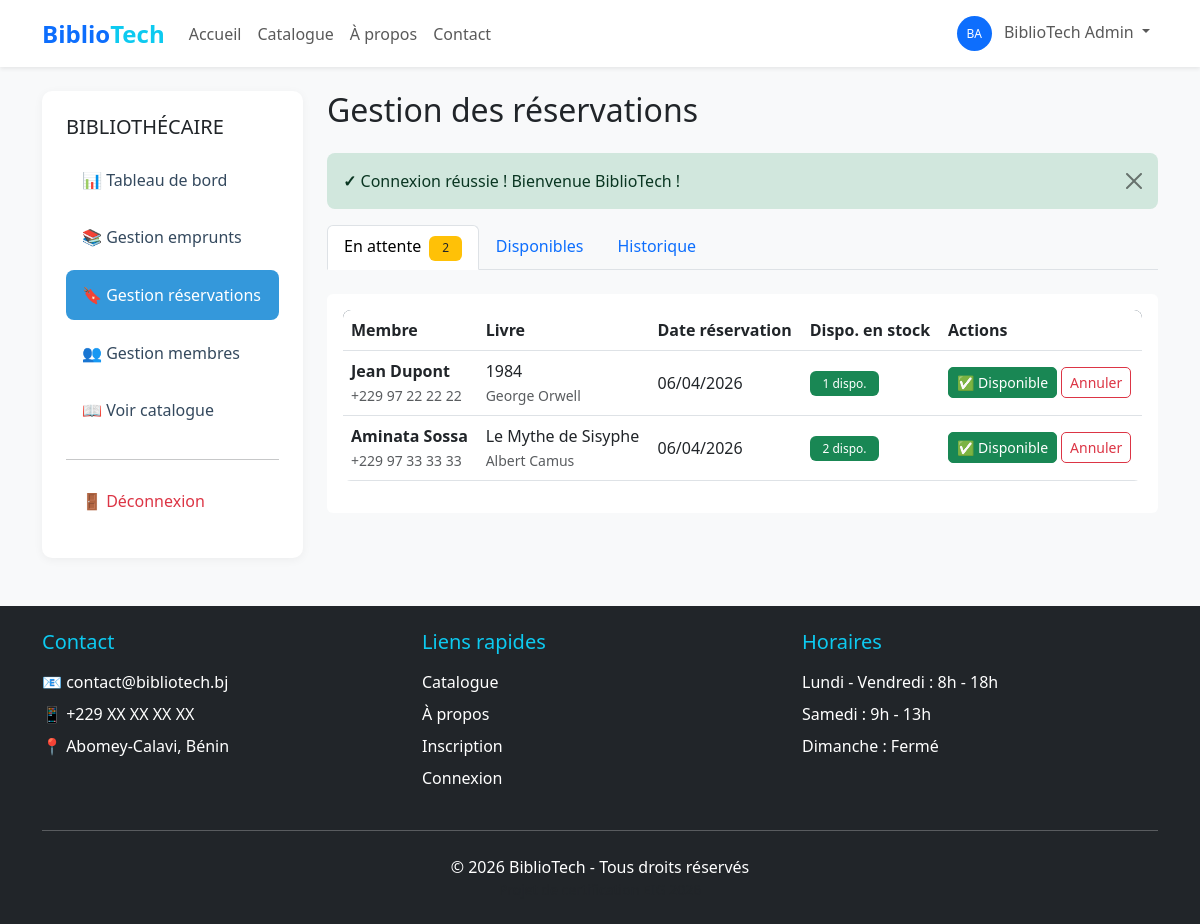
/frontend/bibliothecaire/reservations.php (signed in), run on the app's committed database.
### tables this page shows
CREATE TABLE reservations (
    id INT PRIMARY KEY AUTO_INCREMENT,
    utilisateur_id INT NOT NULL,
    livre_id INT NOT NULL,
    date_reservation DATETIME DEFAULT CURRENT_TIMESTAMP,
    statut ENUM('en_attente', 'disponible', 'annulee', 'traitee') DEFAULT 'en_attente',
    date_expiration DATE,  
    created_at TIMESTAMP DEFAULT CURRENT_TIMESTAMP,
    updated_at TIMESTAMP DEFAULT CURRENT_TIMESTAMP ON UPDATE CURRENT_TIMESTAMP,
    FOREIGN KEY (utilisateur_id) REFERENCES utilisateurs(id) ON DELETE CASCADE,
    FOREIGN KEY (livre_id) REFERENCES livres(id) ON DELETE CASCADE,
    INDEX idx_utilisateur (utilisateur_id),
    INDEX idx_livre (livre_id),
    INDEX idx_statut (statut)
);

CREATE TABLE utilisateurs (
    id INT PRIMARY KEY AUTO_INCREMENT,
    nom VARCHAR(100) NOT NULL,
    prenoms VARCHAR(100) NOT NULL,
    email VARCHAR(150) UNIQUE NOT NULL,
    telephone VARCHAR(20),
    adresse TEXT,
    mot_de_passe VARCHAR(255) NOT NULL,
    role ENUM('membre', 'bibliothecaire', 'admin') DEFAULT 'membre',
    statut ENUM('actif', 'inactif', 'en_attente') DEFAULT 'en_attente',
    date_inscription DATETIME DEFAULT CURRENT_TIMESTAMP,
    derniere_connexion DATETIME,
    created_at TIMESTAMP DEFAULT CURRENT_TIMESTAMP,
    updated_at TIMESTAMP DEFAULT CURRENT_TIMESTAMP ON UPDATE CURRENT_TIMESTAMP,
    INDEX idx_email (email),
    INDEX idx_role (role),
    INDEX idx_statut (statut)
);

CREATE TABLE livres (
    id INT PRIMARY KEY AUTO_INCREMENT,
    titre VARCHAR(255) NOT NULL,
    auteur VARCHAR(150) NOT NULL,
    isbn VARCHAR(20) UNIQUE,
    categorie_id INT NOT NULL,
    description TEXT,
    image_couverture VARCHAR(255),
    nombre_exemplaires INT DEFAULT 1,
    exemplaires_disponibles INT DEFAULT 1,
    date_ajout DATE DEFAULT (CURRENT_DATE),
    created_at TIMESTAMP DEFAULT CURRENT_TIMESTAMP,
    updated_at TIMESTAMP DEFAULT CURRENT_TIMESTAMP ON UPDATE CURRENT_TIMESTAMP,
    FOREIGN KEY (categorie_id) REFERENCES categories(id) ON DELETE RESTRICT,
    INDEX idx_titre (titre),
    INDEX idx_auteur (auteur),
    INDEX idx_isbn (isbn),
    INDEX idx_categorie (categorie_id)
);

### frontend/bibliothecaire/reservations.php (the view, shortened to what this page needs)
<?php
require_once '../../backend/init.php';
$database = new Database();
$db = $database->getConnection();
$query_attente = "SELECT r.id, r.date_reservation, r.statut, r.date_expiration,
                         l.titre, l.auteur, l.exemplaires_disponibles,
                         CONCAT(u.prenoms, ' ', u.nom) as membre, u.email, u.telephone
                  FROM reservations r
                  JOIN livres l ON r.livre_id = l.id
                  JOIN utilisateurs u ON r.utilisateur_id = u.id
                  WHERE r.statut = 'en_attente'
                  ORDER BY r.date_reservation ASC";
$stmt = $db->prepare($query_attente);
$stmt->execute();
$reservations_attente = $stmt->fetchAll(PDO::FETCH_ASSOC);
?>
<!DOCTYPE html>
<html lang="fr">
<head>
    <link href="https://cdn.jsdelivr.net/npm/bootstrap@5.3.0/dist/css/bootstrap.min.css" rel="stylesheet">
    <link rel="stylesheet" href="../assets/css/style.css">
</head>
<body class="bg-light">
    <?php include '../includes/header.php'; ?>
    <div class="container my-4">
        <div class="row">
            <div class="col-md-3">
                <div class="sidebar">
                    <h5 class="mb-3">BIBLIOTHÉCAIRE</h5>
                    <nav class="nav flex-column">
                        <a class="nav-link" href="dashboard.php">📊 Tableau de bord</a>
                        <a class="nav-link" href="emprunts.php">📚 Gestion emprunts</a>
                        <a class="nav-link active" href="reservations.php">🔖 Gestion réservations</a>
                        <a class="nav-link" href="membres.php">👥 Gestion membres</a>
                        <a class="nav-link" href="../catalogue.php">📖 Voir catalogue</a>
                        <hr>
                        <a class="nav-link text-danger" href="../deconnexion.php">🚪 Déconnexion</a>
                    </nav>
                </div>
            </div>
            <div class="col-md-9">
                <h2 class="mb-4">Gestion des réservations</h2>
                <?php echo afficherMessage(); ?>
                <ul class="nav nav-tabs mb-4">
                    <li class="nav-item">
                        <a class="nav-link active" data-bs-toggle="tab" href="#attente">
                            En attente
                            <?php if (count($reservations_attente) > 0): ?>
                            <span class="badge bg-warning text-dark ms-1"><?php echo count($reservations_attente); ?></span>
                            <?php endif; ?>
                        </a>
                    </li>
                    <li class="nav-item">
                        <a class="nav-link" data-bs-toggle="tab" href="#disponibles">
                            Disponibles
                        </a>
                    </li>
                    <li class="nav-item">
                        <a class="nav-link" data-bs-toggle="tab" href="#historique">
                            Historique
                        </a>
                    </li>
                </ul>
                <div class="tab-content">
                    <div class="tab-pane fade show active" id="attente">
                        <div class="card">
                            <div class="card-body">
                                <?php if (empty($reservations_attente)): ?>
                                <p class="text-muted text-center py-3">Aucune réservation en attente.</p>
                                <?php else: ?>
                                <div class="table-responsive">
                                    <table class="table align-middle">
                                        <thead>
                                            <tr>
                                                <th>Membre</th>
                                                <th>Livre</th>
                                                <th>Date réservation</th>
                                                <th>Dispo. en stock</th>
                                                <th>Actions</th>
                                            </tr>
                                        </thead>
                                        <tbody>
                                            <?php foreach ($reservations_attente as $res): ?>
                                            <tr>
                                                <td>
                                                    <strong><?php echo htmlspecialchars($res['membre']); ?></strong><br>
                                                    <small class="text-muted"><?php echo htmlspecialchars($res['telephone']); ?></small>
                                                </td>
                                                <td><?php echo htmlspecialchars($res['titre']); ?><br>
                                                    <small class="text-muted"><?php echo htmlspecialchars($res['auteur']); ?></small>
                                                </td>
                                                <td><?php echo formaterDate($res['date_reservation']); ?></td>
                                                <td>
                                                    <?php if ($res['exemplaires_disponibles'] > 0): ?>
                                                        <span class="badge bg-success"><?php echo $res['exemplaires_disponibles']; ?> dispo.</span>
                                                    <?php else: ?>
                                                        <span class="badge bg-secondary">Indisponible</span>
                                                    <?php endif; ?>
                                                </td>
                                                <td>
                                                    <div class="d-flex gap-1 flex-wrap">
                                                        <form method="POST" class="d-inline">
                                                            <button type="submit" name="marquer_disponible" class="btn btn-sm btn-success"
                                                                <?php echo $res['exemplaires_disponibles'] == 0 ? 'disabled title="Aucun exemplaire disponible"' : ''; ?>>
                                                                ✅ Disponible
                                                            </button>
                                                        </form>
                                                        <form method="POST" class="d-inline" onsubmit="return confirm('Annuler cette réservation ?')">
                                                            <button type="submit" name="annuler_reservation" class="btn btn-sm btn-outline-danger">Annuler</button>
                                                        </form>
                                                    </div>
                                                </td>
                                            </tr>
                                            <?php endforeach; ?>
                                        </tbody>
                                    </table>
                                </div>
                                <?php endif; ?>
                            </div>
                        </div>
                    </div>
                </div>
            </div>
        </div>
    </div>
    <?php include '../includes/footer.php'; ?>
</body>
</html>

### frontend/assets/css/style.css (style rules this page uses)
:root { --primary: #2C3E50; --secondary: #3498DB; --accent: #E67E22; --success: #27AE60; --danger: #E74C3C; --warning: #F39C12; --info: #3498DB; --light: #ECF0F1; --dark: #34495E; }
body { font-family: 'Segoe UI', Tahoma, Geneva, Verdana, sans-serif; }
.card { transition: transform 0.3s, box-shadow 0.3s; border: none; }
.btn { border-radius: 5px; font-weight: 500; transition: all 0.3s; }
.badge { padding: 0.4rem 0.8rem; font-weight: 500; }
.sidebar { background: white; border-radius: 10px; padding: 1.5rem; box-shadow: 0 2px 10px rgba(0,0,0,0.05); }
.sidebar .nav-link { color: var(--dark); border-radius: 8px; padding: 0.8rem 1rem; margin-bottom: 0.5rem; transition: all 0.3s; }
.sidebar .nav-link.active { background-color: var(--secondary); color: white; }
.table { border-radius: 8px; overflow: hidden; }
.table thead { background-color: var(--primary); color: white; }

### data on the page
reservations: membre "Jean Dupont", utilisateur.telephone "+229 97 22 22 22", livre.titre "1984", livre.auteur "George Orwell", date_reservation "06/04/2026", livre.exemplaires_disponibles "1"
reservations: membre "Aminata Sossa", utilisateur.telephone "+229 97 33 33 33", livre.titre "Le Mythe de Sisyphe", livre.auteur "Albert Camus", date_reservation "06/04/2026", livre.exemplaires_disponibles "2"

### other printed values
substr($user['prenoms'], 0, 1) . substr($user['nom'], 0, 1) "BA"
$user['prenoms'] . ' ' . $user['nom'] "BiblioTech Admin"
$icon "✓"
$msg['message'] "Connexion réussie ! Bienvenue BiblioTech !"
count($reservations_attente) "2"
